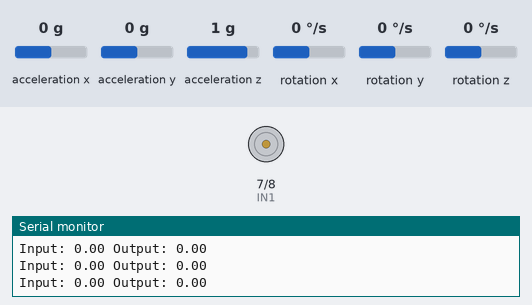
The sketch below on a simulated Arduino Uno, built with avr-gcc and run on an emulated ATmega328P. Shown: motor-driver pin pairs drawn as motors (green arrow = first pin HIGH = forward, orange = second pin HIGH = backward, longer = more drive, scaled by the enable pin), the last lines printed to the serial monitor. The test bench sets the inputs (shaded band); at power-on: acceleration x 0 g, acceleration y 0 g, acceleration z 1 g, rotation x 0 °/s, rotation y 0 °/s, rotation z 0 °/s.

Above: at 1.2 s.
1.3 s: acceleration x set to -1.4 g
At 2.5 s:
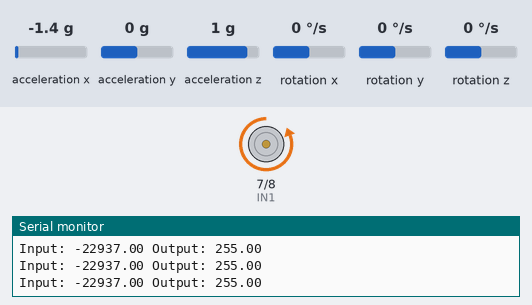
2.8 s: acceleration x set to 0.8 g
At 4.0 s:
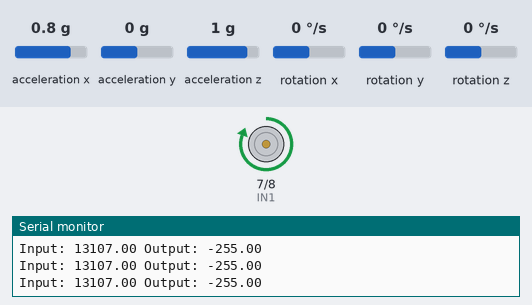
4.3 s: acceleration x set to -0.8 g
At 4.6 s:
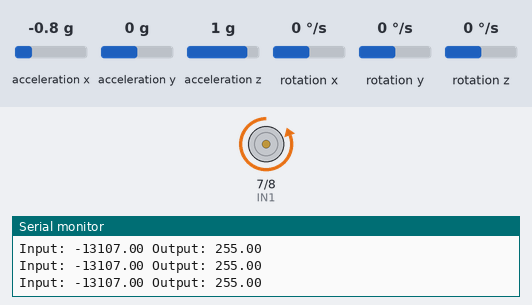
5.8 s: acceleration x set to 0 g
At 6.3 s:
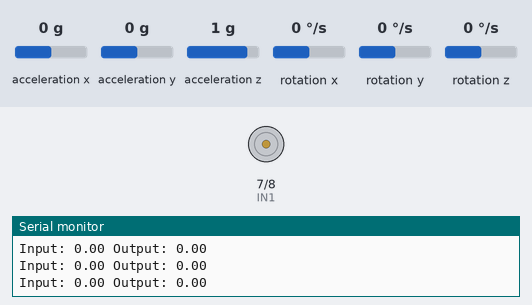
Timing chart, 0 to 8.3 s (numbered marks = the images above; inputs shaded):
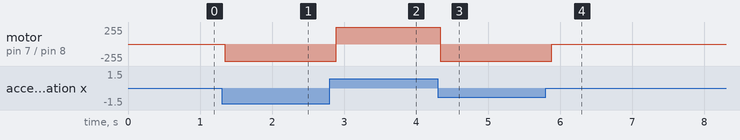

The sketch:

arduino_pid_1018.ino
```cpp
#include <Wire.h>
#include <MPU6050.h>
#include <PID_v1.h>

MPU6050 mpu;
int  ENA = 6;
int IN1 = 7;
int IN2 = 8;
double setpoint = 0; // 목표 가속도 (0으로 수렴)
double input, output;
double Kp = 0.5; // P (비례) 제어게수
double Ki = 0.0; // I (적분) 제어게수
double Kd = 0.0; // D (미분) 제어게수

PID pid(&input, &output, &setpoint, Kp, Ki, Kd, DIRECT);

void setup() {
  Wire.begin();
  mpu.initialize();
  Serial.begin(9600);
  pinMode(ENA,OUTPUT);
  pinMode(IN1, OUTPUT);
  pinMode(IN2, OUTPUT);

  pid.SetMode(AUTOMATIC);
  pid.SetOutputLimits(-255, 255); // PWM 출력 제한 (리니어 모터를 제어하는 경우 PWM 값을 사용할 수 있음)
}

void loop() {
  int16_t ax, ay, az;
  mpu.getAcceleration(&ax, &ay, &az);

  input = ax; // 현재 가속도 값을 PID 입력으로 설정
  pid.Compute(); // PID 연산 수행

  // PID 제어 결과를 사용하여 동작 수행 (여기에서는 시리얼 출력)
  Serial.print("Input: ");
  Serial.print(input);
  Serial.print(" Output: ");
  Serial.println(output);

  if(output<=0){
    digitalWrite(IN1,HIGH);
    digitalWrite(IN2,LOW);
    analogWrite(ENA,abs(output));
  }else{
    digitalWrite(IN1,LOW);
    digitalWrite(IN2,HIGH);
    analogWrite(ENA,abs(output));
  }


  delay(100); // 100 밀리초마다 측정과 제어 수행
}
```

Measured:
- after the input at 1.3 s, motor on pin 7 (IN1) / pin 8 (IN2): stopped → backward 255/255 at once
- after the input at 2.8 s, motor on pin 7 (IN1) / pin 8 (IN2): backward 255/255 → forward 255/255 after 0.09 s
- after the input at 4.3 s, motor on pin 7 (IN1) / pin 8 (IN2): forward 255/255 → backward 255/255 at once
- after the input at 5.8 s, motor on pin 7 (IN1) / pin 8 (IN2): backward 255/255 → stopped after 0.08 s
